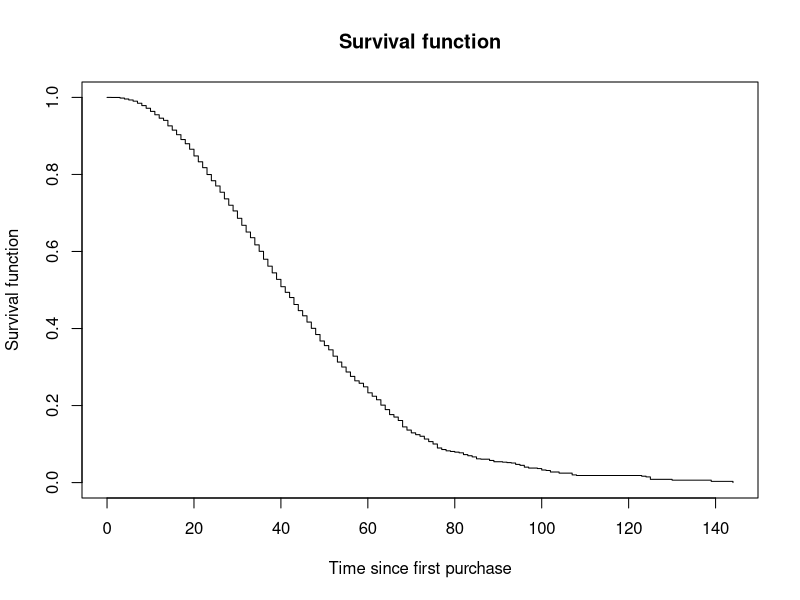
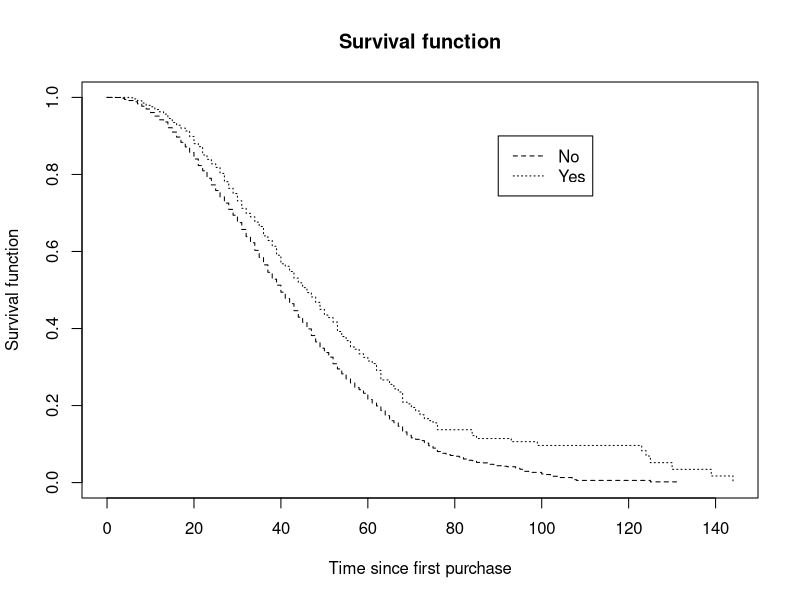

R code for these plots, in order: (Note: this script raises an error after producing the figures.)
library('readr')
library('dplyr')
library('corrplot')
library('ggplot2')
library('boot')
library('survival')
library('tibble')
library('rms')

survData = read.csv("data/survivalDataExercise.csv", header=T)
survData

survObj <- Surv(survData$daysSinceFirstPurch, survData$boughtAgain)
survObj
str(survObj)

# SURVIVAL FUNCTION.
# - Survival function gives the probability that a customer will not
#   churn up to time t.
# - Cumulative function is the cumulative risk (or probability) customer will
#   have churned up to time t.
fitKMSimple <- survfit(survObj ~ 1)
print(fitKMSimple)

plot(
  fitKMSimple,
  conf.int = FALSE,
  xlab = "Time since first purchase",
  ylab = "Survival function",
  main = "Survival function")

# How is voucher related with survival?
# Customers using a voucher seem to take longer to place their second order.
# They are maybe waiting for another voucher?
fitKMCov <- survfit(survObj ~ voucher, data = survData)

plot(
  fitKMCov,
  lty = 2:3,
  xlab = "Time since first purchase",
  ylab = "Survival function",
  main = "Survival function")
legend(90, .9, c("No", "Yes"), lty = 2:3)

# HAZARD RATE.
# Describes the risk that an event will occur in a small interval around
# time t given the event has not yet happened.
# Also called Force of Mortaility, or Instantenous Event Rate.

# 
# COX-PH MODEL WITH CONSTANT VARIATES
# 

# Determine distributions of predictor variables
dataNextOrder = as_tibble(survData)
dd <- datadist(dataNextOrder)
options(datadist = "dd")

# Compute Cox PH Model and print results
fitCPH <- cph(
  Surv(daysSinceFirstPurch, boughtAgain) ~ 
    shoppingCartValue + voucher + returned + gender,
  data = dataNextOrder,
  x = TRUE, y = TRUE, surv = TRUE)
print(fitCPH)

# Effects are exponential, an increase of 1 in a predictor will increase hazard
# in exp(coef).
exp(fitCPH$coefficients)
plot(summary(fitCPH), log = TRUE)

# Predictions.
# Interpretation is, variables with p < 0.05 change over time,
# for instance, gender=male changes over time so can't really be used in
# hazard function.
testCPH = cox.zph(fitCPH)
print(testCPH)

plot(testCPH, var = 'gender=male') # violated if line is not horizontal.
plot(testCPH, var = 'voucher')

# Validating the model.
# R^2 is 
validate(fitCPH, method = 'crossvalidation', B = 10, pr = FALSE)

# Survival function for one specific customer.
pointData = data.frame(
  daysSinceFirstPurch = 65,
  shoppingCartValue = 190,
  gender = 'female',
  voucher = 1,
  returned = 0,
  boughtAgain = 1
)

str(survest(fitCPH, newdata = pointData, times = 130)) # Survival at month 130.
plot(survfit(fitCPH, newdata = pointData)) # Customer survival curve.
print(survfit(fitCPH, newdata = pointData)) # Expected median time to churn.
